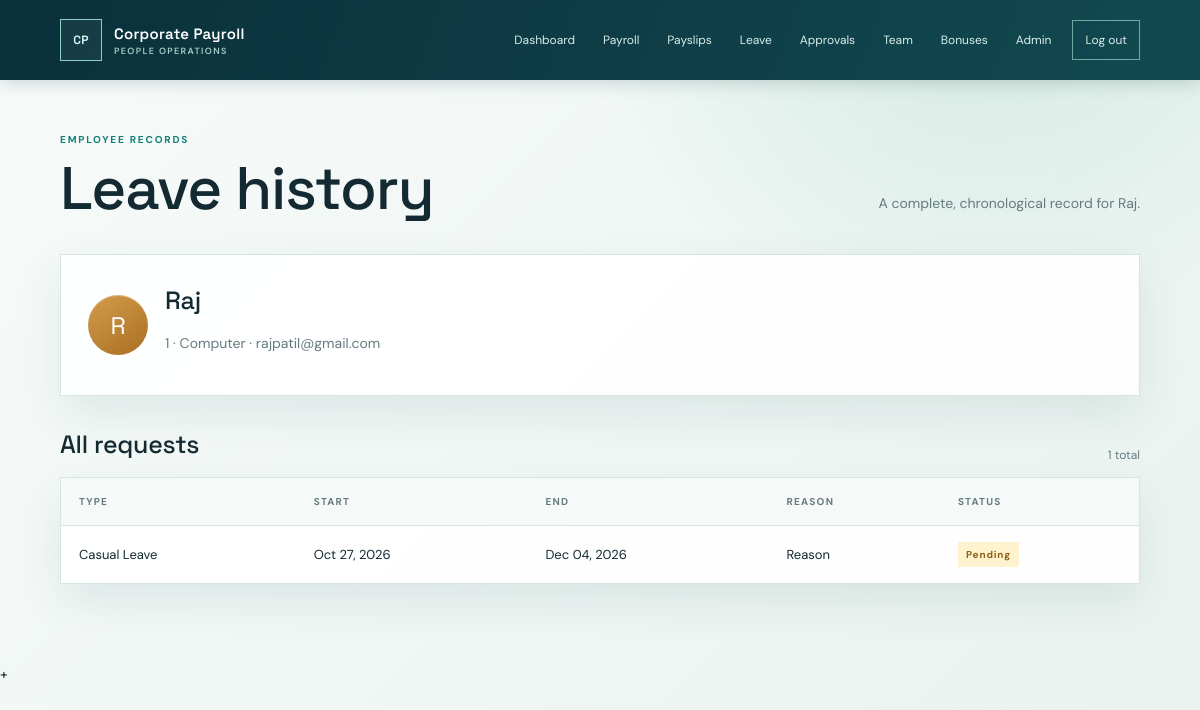
Before: /leave/history/1/ (signed in) with the older database file.
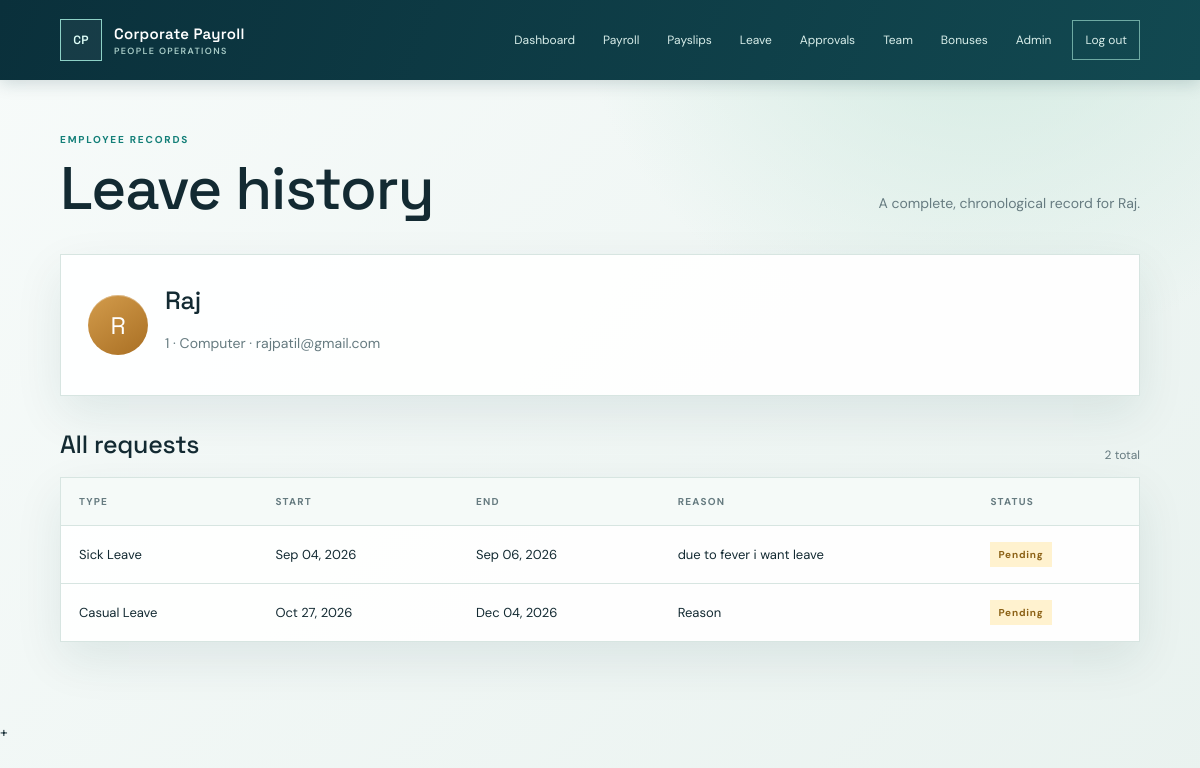
After: the same page with the newer database file.
### payroll/models.py (models this page shows, shortened)
class LeaveRequest(models.Model):
    LEAVE_TYPE_CHOICES = [
        ("CASUAL", "Casual Leave"),
        ("SICK", "Sick Leave"),
        ("PAID", "Paid Leave"),
        ("UNPAID", "Unpaid Leave"),
    ]
    STATUS_CHOICES = [
        ("PENDING", "Pending"),
        ("APPROVED", "Approved"),
        ("REJECTED", "Rejected"),
    ]
    employee = models.ForeignKey(
        Employee,
        on_delete=models.CASCADE, #If an employee is deleted, all leave req belonging to it will  automatically deleted.
        related_name="leave_requests"
    )
    leave_type = models.CharField(
        max_length=20,
        choices=LEAVE_TYPE_CHOICES
    )
    start_date = models.DateField()
    end_date = models.DateField()
    reason = models.TextField()
    status = models.CharField(
        max_length=20,
        choices=STATUS_CHOICES,
        default="PENDING"
    )
    created_at = models.DateTimeField(auto_now_add=True)

### payroll/views.py (the view)
@login_required(login_url="manager_login")
def employee_leave_history(request, employee_id):
    viewer = Employee.objects.filter(
        email=request.user.email,
        is_active=True
    ).first()
    if not viewer:
        logout(request)
        return redirect("manager_login")
    if not (
        viewer.employee_id == employee_id
        or Employee.objects.filter(
            employee_id=employee_id,
            manager=viewer
        ).exists()
    ):
        return HttpResponseForbidden("You cannot view this leave history.")
    employee = get_object_or_404(
        Employee,
        employee_id=employee_id
    )
    leaves = LeaveRequest.objects.filter(
        employee=employee
    ).order_by("-created_at")# shows new req at first
    return render(
        request,
        "employee_leave_history.html",
        {
            "employee": employee,
            "leaves": leaves
        }
    )

### payroll/templates/employee_leave_history.html (shortened to what this page needs)
{% extends "base.html" %}
{% block content %}
<main class="shell"><div class="page-head"><div><p class="eyebrow">Employee records</p><h1>Leave history</h1></div><p class="lede">A complete, chronological record for {{ employee.full_name }}.</p></div><section class="panel pad profile"><div class="avatar">{{ employee.full_name|slice:":1" }}</div><div><h2>{{ employee.full_name }}</h2><p class="muted">{{ employee.employee_id }} &middot; {{ employee.department.name }} &middot; {{ employee.email }}</p></div></section><div class="section-head"><h2>All requests</h2><span>{{ leaves|length }} total</span></div><section class="panel">{% if leaves %}<div class="table-wrap"><table><thead><tr><th>Type</th><th>Start</th><th>End</th><th>Reason</th><th>Status</th></tr></thead><tbody>{% for leave in leaves %}<tr><td>{{ leave.get_leave_type_display }}</td><td>{{ leave.start_date|date:"M d, Y" }}</td><td>{{ leave.end_date|date:"M d, Y" }}</td><td>{{ leave.reason }}</td><td><span class="status {{ leave.status|lower }}">{{ leave.get_status_display }}</span></td></tr>{% endfor %}</tbody></table></div>{% else %}<div class="empty">No leave requests found.</div>{% endif %}</section></main>
+{% endblock %}

Changed rows visible on the page:
added LeaveRequest: leave_type "Sick Leave", start_date "Sep 04, 2026", end_date "Sep 06, 2026", reason "due to fever i want leave", status "Pending"
Other visible differences:
{{ leaves|length }}: "1" → "2"
